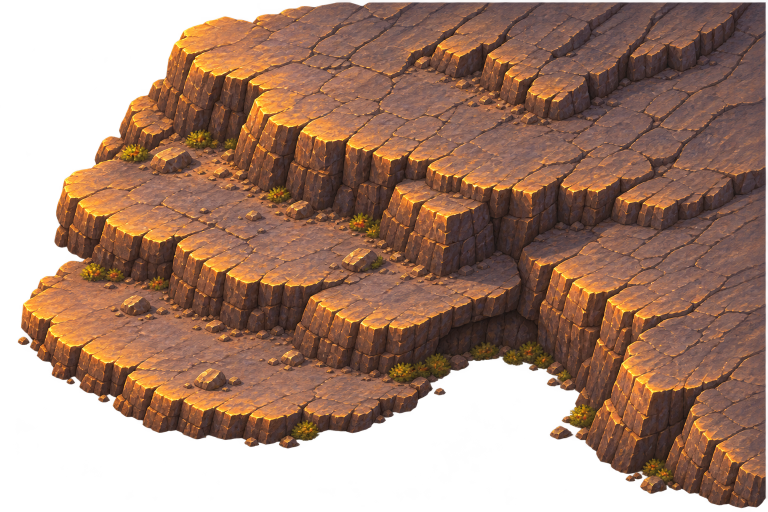
#> input picture assets/source_inputs/rts/desert_reference_pass/terraces.png, 1536 x 1024 px, found by its file name (shown at 1/2 size)
$ python make_desert_cliff_footing.py
#> lines starting #> are read from the running program, lines starting #| are printed output that depends on the picture
"""Build cliff-foot shadows and rubble from the reusable cutouts and existing pebble sprites."""

from pathlib import Path

import cv2
import numpy as np
from PIL import Image

ROOT = Path(__file__).resolve().parents[2]
ART = ROOT / "assets/textures/rts/desert_reference_pass"
KIT = ROOT / "assets/textures/kitbash"
DENSITY = 3


def projected(mask, x: float, y: float, blur: float):
    transform = np.array([[1, 0, x * DENSITY], [0, 1, y * DENSITY]], dtype=np.float32)
    shifted = cv2.warpAffine(mask, transform, mask.shape[::-1], flags=cv2.INTER_LINEAR)
    return cv2.GaussianBlur(shifted, (0, 0), blur * DENSITY, borderType=cv2.BORDER_CONSTANT)


def build(name: str, source: Path, size: tuple[int, int], padding: tuple[int, int, int, int], seed: int) -> None:
#> called with name = 'terraces_foot', size = (364, 238), padding = (24, 12, 40, 42), seed = 25
    left, top, right, bottom = padding
    width, height = size
    sprite = Image.open(source).convert("RGBA").resize(
        (width * DENSITY, height * DENSITY), Image.Resampling.LANCZOS
    )
    alpha = np.asarray(sprite.getchannel("A"), dtype=np.float32) / 255.0
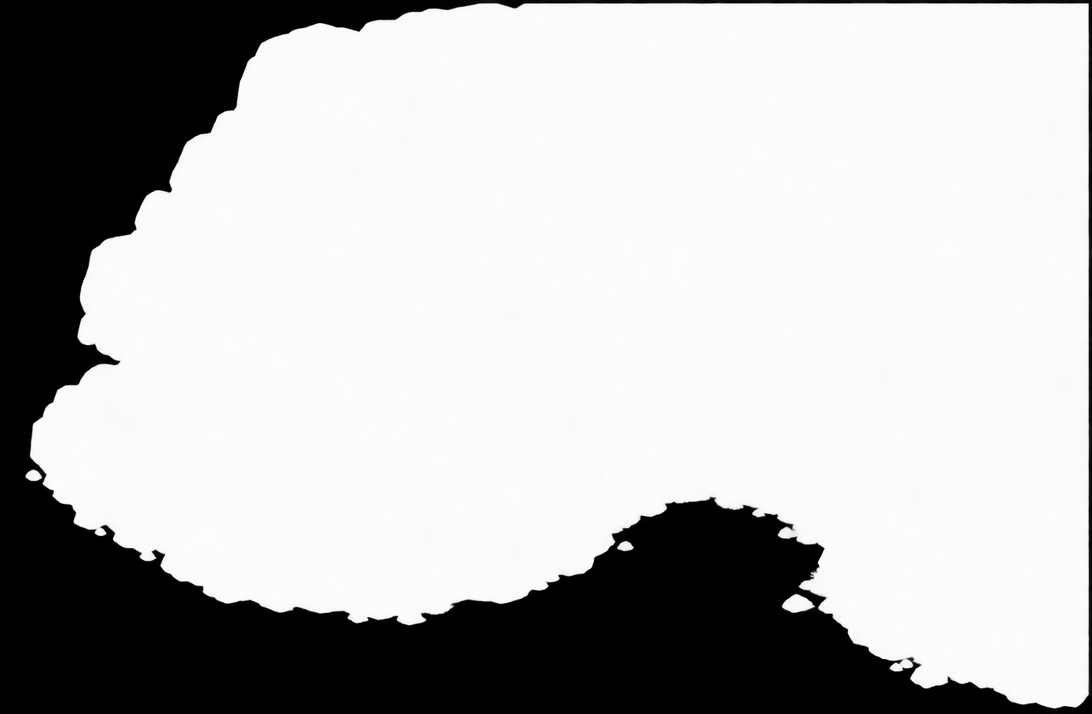
#> alpha: shape (714, 1092) float32; min 0, max 1, mean 0.723
    mask = np.pad(alpha, ((top * DENSITY, bottom * DENSITY), (left * DENSITY, right * DENSITY)))
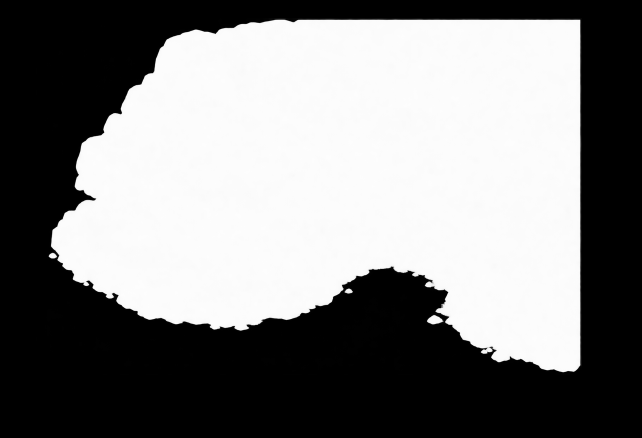
#> mask: shape (876, 1284) float32 (shown at 1/2 size); min 0, max 1, mean 0.501
    # Contact starts at the cutout. Each further projection is softer and less opaque.
    opacity = np.maximum(
        projected(mask, 2, 3, 1.2) * 0.68,
        projected(mask, 6, 11, 2.8) * 0.44,
    )
#> in projected, `return cv2.GaussianBlur(shifted, (0, 0), blur * DENSITY, borderType=cv..`:
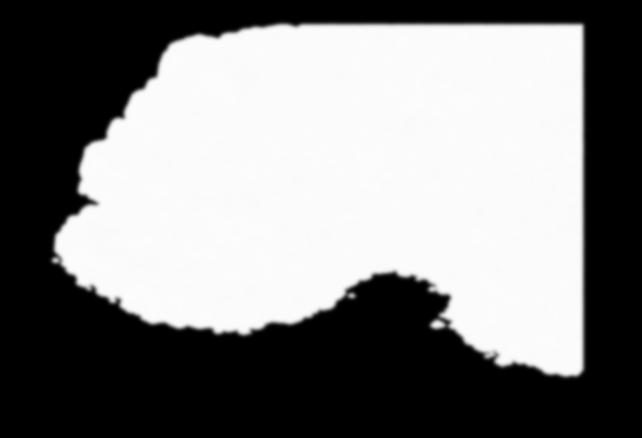
#> returned value: shape (876, 1284) float32 (shown at 1/2 size); min 0, max 0.991, mean 0.501
    opacity = np.maximum(opacity, projected(mask, 12, 24, 5.5) * 0.28)
#> call 3 of projected, with x = 12, y = 24, blur = 5.5
#> in projected (call 3), `shifted = cv2.warpAffine(mask, transform, mask.shape[::-1], flags=cv2...`:
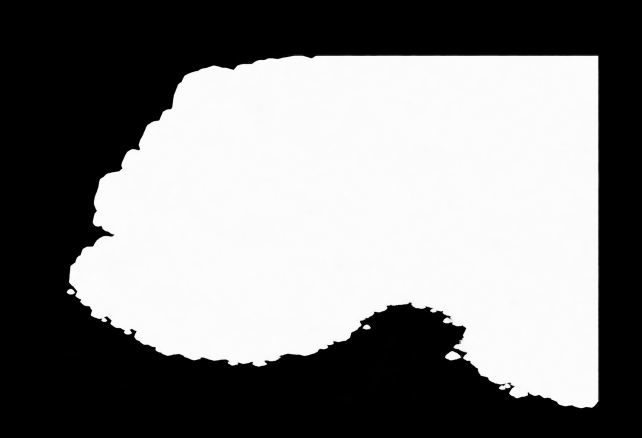
#> shifted: shape (876, 1284) float32 (shown at 1/2 size); min 0, max 1, mean 0.501
#> in projected (call 3), `return cv2.GaussianBlur(shifted, (0, 0), blur * DENSITY, borderType=cv..`:
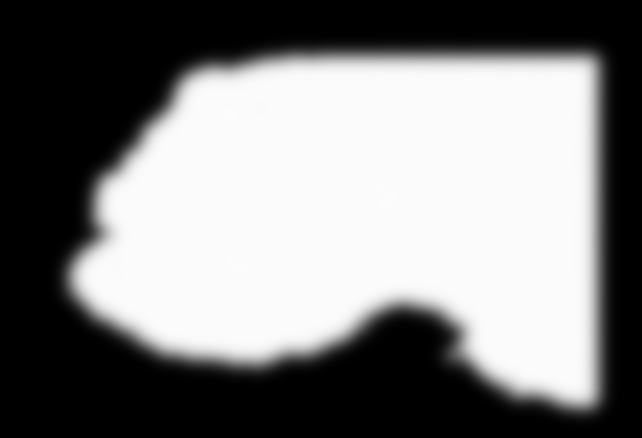
#> returned value: shape (876, 1284) float32 (shown at 1/2 size); min 0, max 0.988, mean 0.501
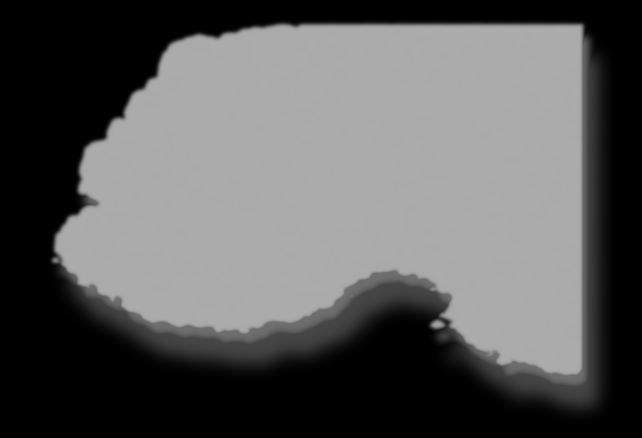
#> opacity: shape (876, 1284) float32 (shown at 1/2 size); min 0, max 0.674, mean 0.362
    rgba = np.empty((*mask.shape, 4), dtype=np.uint8)
    rgba[..., :3] = (66, 40, 35)
    rgba[..., 3] = np.rint(opacity * 255.0).astype(np.uint8)
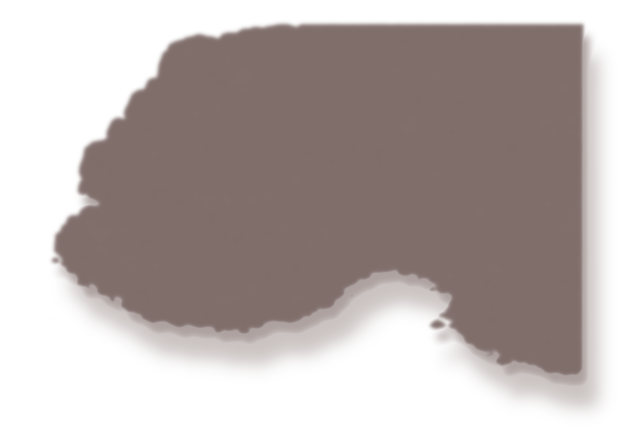
#> rgba: shape (876, 1284, 4) (shown at 1/2 size); mean of channels 0, 1, 2, 3 66, 40, 35, 92.1; transparent parts drawn white
    Image.fromarray(rgba).save(ART / f"{name}_shade.png", optimize=True)

    pebbles = []
    for index in range(5):
#> (the run stopped early here; a loop or call above may not have finished)

$ run again, with assets/source_inputs/rts/desert_reference_pass/dunes.png copied over assets/source_inputs/rts/desert_reference_pass/terraces.png
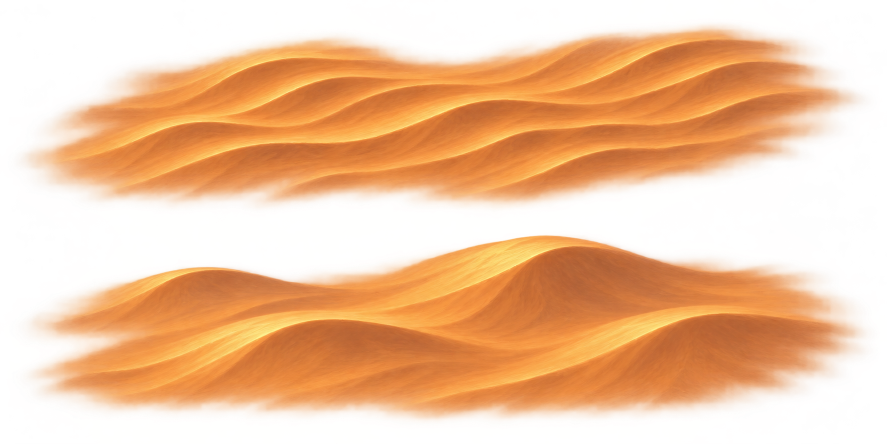
#> input picture assets/source_inputs/rts/desert_reference_pass/dunes.png, 1774 x 887 px, found by its file name (shown at 1/2 size)
#> in projected, `shifted = cv2.warpAffine(mask, transform, mask.shape[::-1], flags=cv2...`:
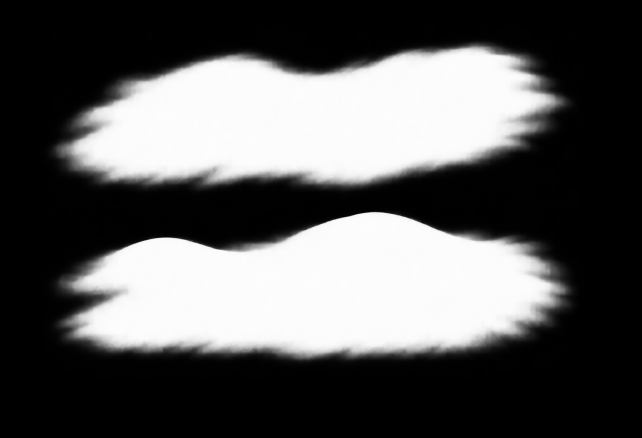
#> shifted: shape (876, 1284) float32 (shown at 1/2 size); min 0, max 1, mean 0.352
#> in build, `rgba[..., 3] = np.rint(opacity * 255.0).astype(np.uint8)`:
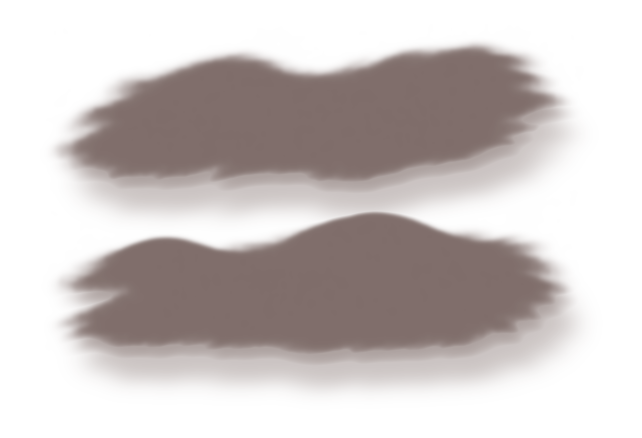
#> rgba: shape (876, 1284, 4) (shown at 1/2 size); mean of channels 0, 1, 2, 3 66, 40, 35, 68.4; transparent parts drawn white

$ run again, with assets/source_inputs/rts/desert_reference_pass/landmarks.png copied over assets/source_inputs/rts/desert_reference_pass/terraces.png
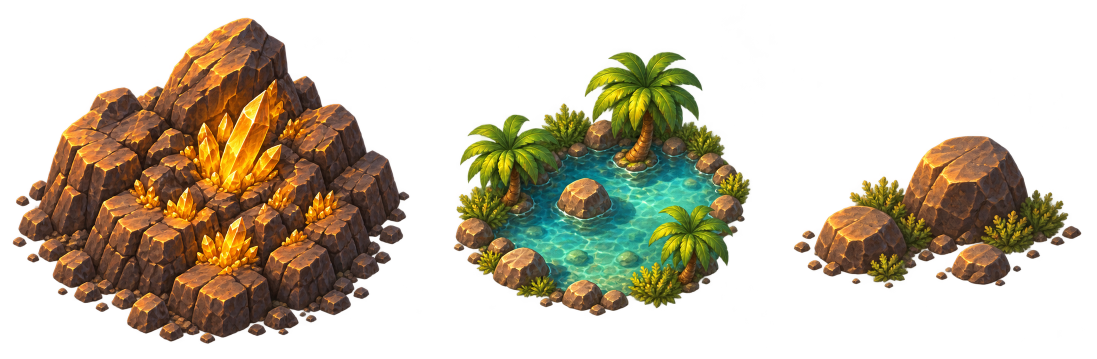
#> input picture assets/source_inputs/rts/desert_reference_pass/landmarks.png, 2193 x 717 px, found by its file name (shown at 1/2 size)
#> in projected, `return cv2.GaussianBlur(shifted, (0, 0), blur * DENSITY, borderType=cv..`:
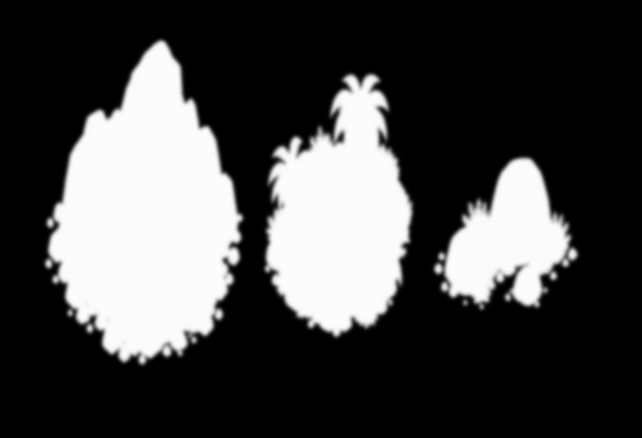
#> returned value: shape (876, 1284) float32 (shown at 1/2 size); min 0, max 0.992, mean 0.271
#> in build, `rgba[..., 3] = np.rint(opacity * 255.0).astype(np.uint8)`:
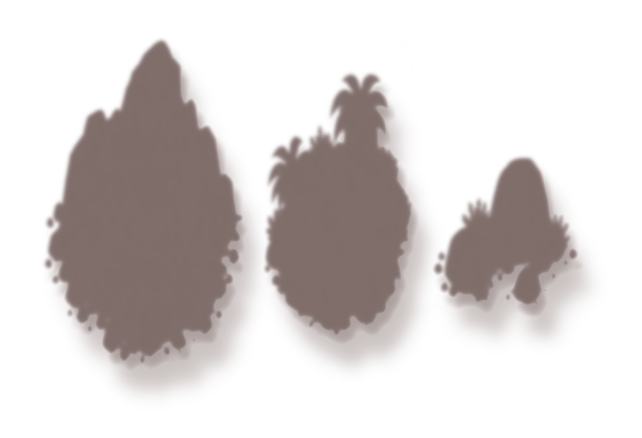
#> rgba: shape (876, 1284, 4) (shown at 1/2 size); mean of channels 0, 1, 2, 3 66, 40, 35, 51.7; transparent parts drawn white
